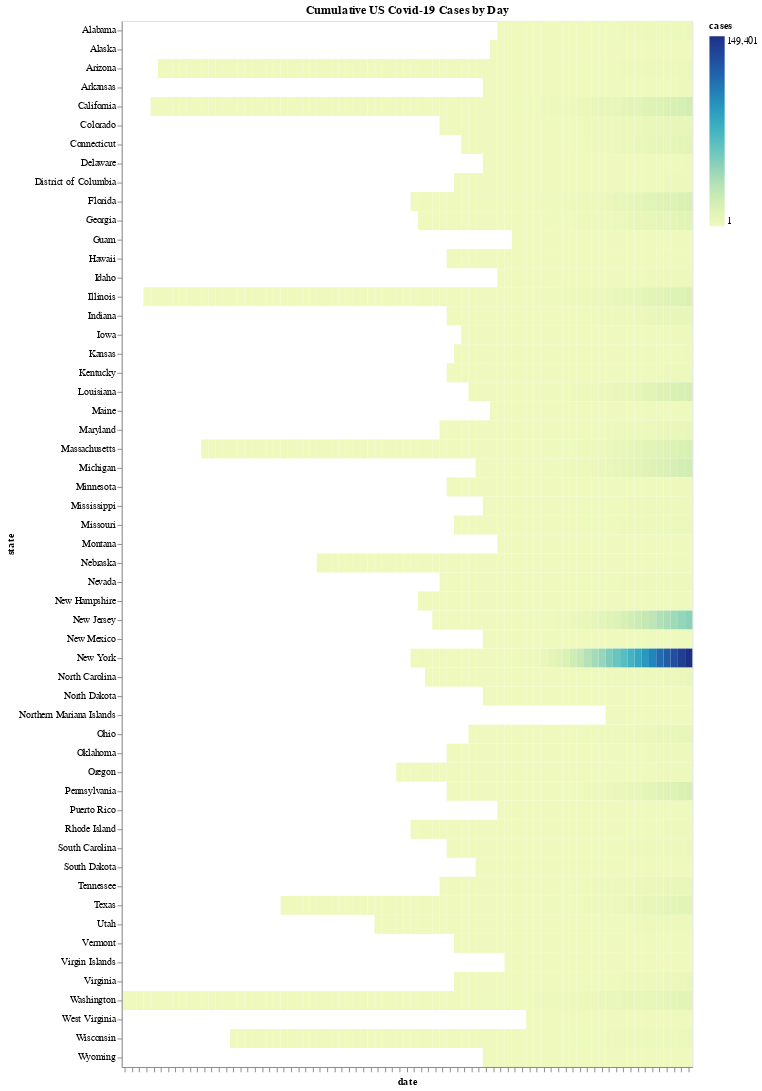

Notebook code for this chart:
### Markdown cell above
#### State by State Cases Over Time

### Code cell
(alt.Chart(statewide)
 .mark_rect()
 .encode(x = alt.X('date:O', axis = alt.Axis(labels = False)),
         y = 'state:N',
         color = 'cases:Q')
 .properties(title = 'Cumulative US Covid-19 Cases by Day', width = 600)
)

### Figure 1 — Vega-Lite specification as saved in the notebook (floating-point values rounded to 4 significant figures; data arrays with more than 128 entries replaced by an {"elided": "..."} marker saying what was removed)
{"config": {"view": {"continuousWidth": 400, "continuousHeight": 300}}, "data": {"name": "data-479f44bd75ad921a3936792a38085669"}, "mark": "rect", "encoding": {"color": {"type": "quantitative", "field": "cases"}, "x": {"type": "ordinal", "axis": {"labels": false}, "field": "date"}, "y": {"type": "nominal", "field": "state"}}, "title": "Cumulative US Covid-19 Cases by Day", "width": 600, "$schema": "https://vega.github.io/schema/vega-lite/v4.0.0.json", "datasets": {"data-479f44bd75ad921a3936792a38085669": {"elided": "2049 records"}}}
